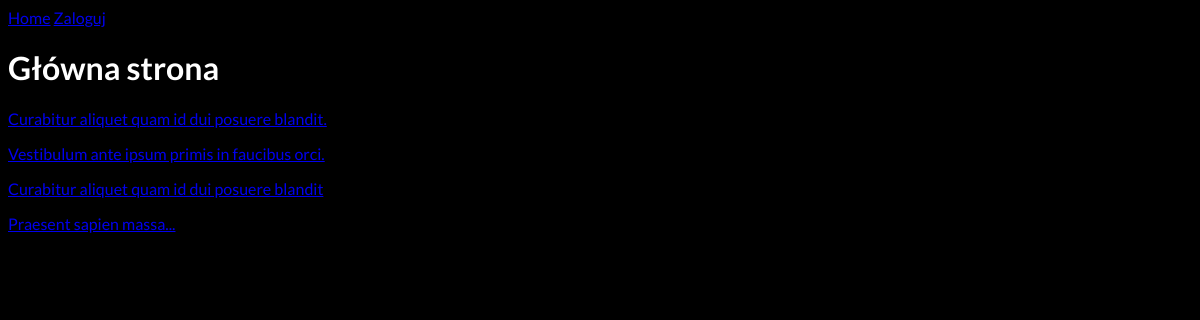
/, run on an earlier commit of the app's database.
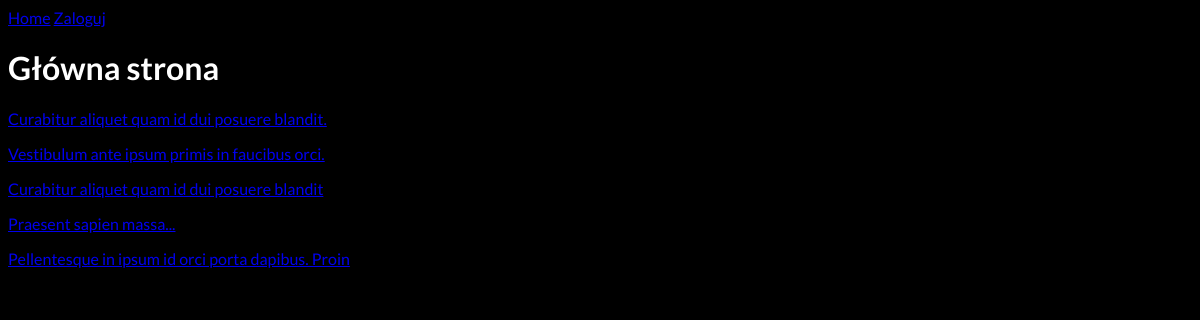
And on a later commit of the database.
### blok/models.py (models this page shows)
class Article(models.Model):
    title = models.TextField()
    content = models.TextField()
    author = models.ForeignKey(User, on_delete=models.SET_NULL, null=True)
    publication_date = models.DateTimeField(auto_now=True)
    def __str__(self):
        return self.title[0:50]

### blok/views.py (the view)
# urls.py: path('', views.home, name='home'),
def home(request):
    stories = Article.objects.all()
    context = {'stories': stories}
    return render(request, 'blok/home.html', context)

### blok/templates/blok/home.html
{% extends 'main.html' %}
{% block content %}
<h1>Główna strona</h1>
{% for story in stories %}
    <p><a href="{% url 'article' story.id %}">{{story|truncatewords:15}}</a></p>
{% endfor %}
{% endblock content %}

What changed in the data, as far as the page shows it:
added Article: title "Pellentesque in ipsum id orci porta dapibus. Proin"
